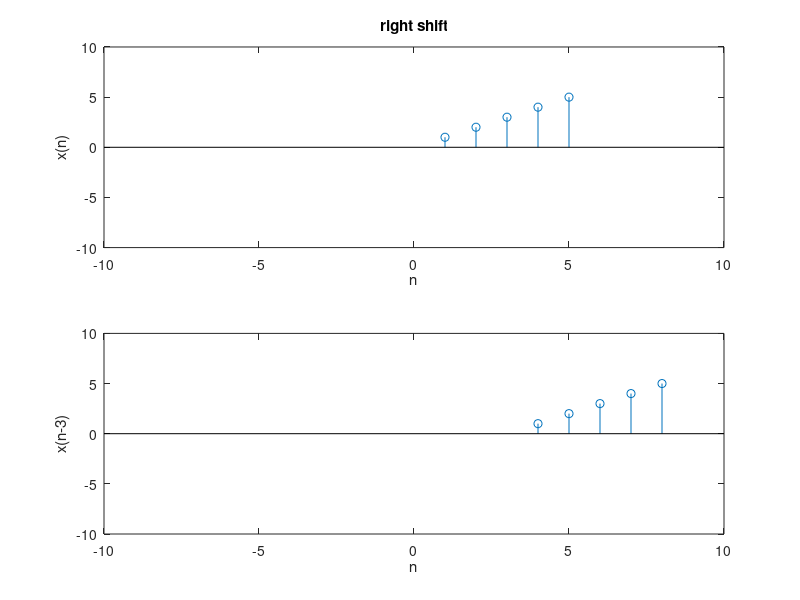

Write the MATLAB code that produced this figure.
close all;
clc;
clear all;
n=1:5;
m=3;
x=[1 2 3 4 5];
y=n+m;

subplot(2,1,1),stem(n,x);
title('right shift');
xlabel('n');ylabel('x(n)');
axis([-10 10 -10 10]);
subplot(2,1,2),stem(y,x);

xlabel('n');ylabel('x(n-3)');
axis([-10 10 -10 10]);
